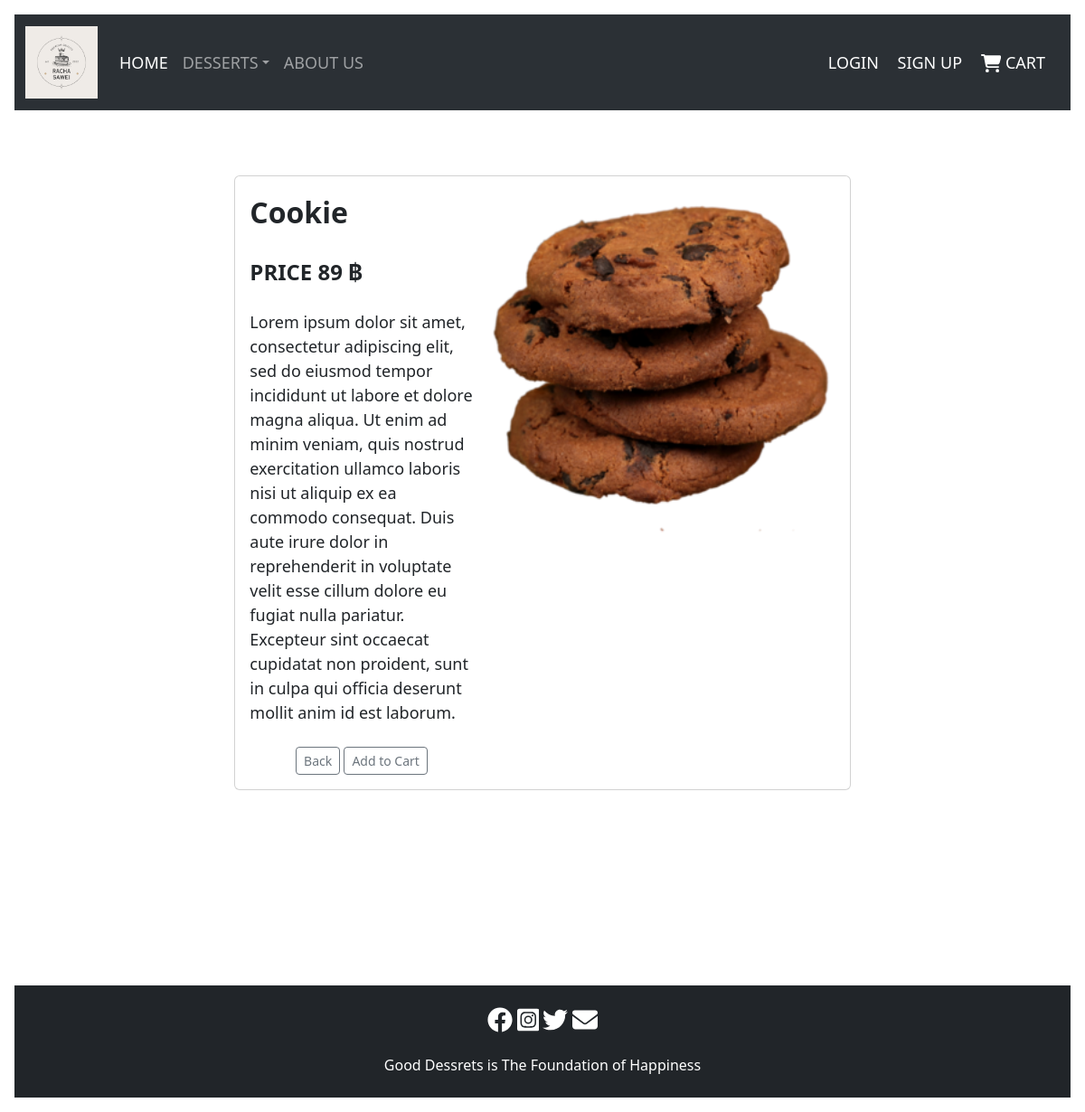
Screenshot of /menu.php?id=4 with the database file from the repository.
### tables this page shows
CREATE TABLE `menu` (
  `id` int(20) NOT NULL,
  `name_food` varchar(20) NOT NULL,
  `img` text NOT NULL,
  `price` int(10) NOT NULL,
  `details` text NOT NULL
);

### menu.php (the view, shortened to what this page needs)
<?php
include('connect.php');
$id = $_GET['id'];
$query = mysqli_query($con,"SELECT * FROM menu WHERE id = $id");
$result = mysqli_fetch_array($query);
?>
<html>
    <head>
        <link href="https://cdn.jsdelivr.net/npm/bootstrap@5.3.2/dist/css/bootstrap.min.css" rel="stylesheet">
    <body>
<nav class="navbar bg-dark navbar-expand-lg bg-body-tertiary" data-bs-theme="dark">
      <div class="container-fluid">
        <a class="navbar-brand" href="rachasawei.php"><img class="d-block w-100" src="img/Logo.png" while="80" height="80"alt="Logo"></a>
      <div class="collapse navbar-collapse" id="navbarNav">
        <ul class="navbar-nav">
        <li class="nav-item">
          <a class="nav-link active" aria-current="page" href="rachasawei.php"><font size = "4.5">HOME</font></a>
        </li>
        <link href="https://cdn.jsdelivr.net/npm/bootstrap@5.3.2/dist/css/bootstrap.min.css" rel="stylesheet">
    <link href="https://getbootstrap.com/docs/5.3/assets/css/docs.css" rel="stylesheet">
  <body class="p-3 m-0 border-0 bd-example m-0 border-0">
  <li class="nav-item dropdown">
        <a class="nav-link dropdown-toggle" data-bs-toggle="dropdown" role="button" aria-expanded="false"><font size = "4.5">DESSERTS</font></a>
        <li class="nav-item">
          <a class="nav-link" href="about us.php"><font size = "4.5">ABOUT US</font></a>
        </li>
        </ul>
      </div>
      </div>
      <ul class="nav justify-content-end">
        <li class="container-fluid">
        <a class="navbar-brand" href="register\login.php">
        <font size = "4.5">  LOGIN </font>
        <a class="navbar-brand" href="register\register.php">
        <font size = "4.5">  SIGN UP </font>
        <a class="navbar-brand" href="add_to_cart.php">
        <font size = "4.5">  CART</font>
        </a>
        </li>
        </ul>
    </nav>
<div id="carouselExampleIndicators" class="carousel slide" data-ride="carousel">
  <BR>
  <BR>
  <br>
  <center><div class="col-md-7">
          <div class="card flex-md-row mb-4 box-shadow h-md-250">
            <div class="card-body d-flex flex-column align-items-start">
              <b><font size = "6"><?=$result['name_food']?></font></b>
              <br>
  <b><font size = "5" align = left>PRICE <?=$result['price']?> ฿</font></b>
  <BR>
  <font size = "4" align = left><?=$result['details']?></font>
  <br>
  <div class = "container">
  <a href="rachasawei.php" button type="button" class="btn btn-sm btn-outline-secondary">Back</button></a>
  <button type="button" class="btn btn-sm btn-outline-secondary">Add to Cart</button>
            </div>
            </div>
            <img class="card-img-right flex-auto d-none d-md-block" data-src="holder.js/200x250?theme=thumb" style="width: 400px; height: 400px;" src="<?=$result['img']?>" whidth="500" height="500" align="center" data-holder-rendered="true">
          </div>
        </div></center>
            <br><br><br><br><br><br><br><br>
            <footer class="py-4 bg-dark">
      <center>
        <br><br>
        <div class="container">
      <p class="m-0 text-center text-white">Good Dessrets is The Foundation of Happiness</p></div>
    </center>
      </footer>
    </body>
</html>

### menu.php (style rules this page uses)
svg { fill:#ffffff }

### rows the page displays
menu: name_food "Cookie", price "89", details "Lorem ipsum dolor sit amet, consectetur adipiscing elit, sed do eiusmod tempor incididunt ut labore et dolore magna aliqua. Ut enim ad minim veniam, quis nostrud exercitation ullamco laboris nisi ut aliquip ex ea commodo consequat. Duis aute irure dolor in reprehenderit in voluptate velit esse cillum dolore eu fugiat nulla pariatur. Excepteur sint occaecat cupidatat non proident, sunt in culpa qui officia deserunt mollit anim id est laborum.", img (picture)
